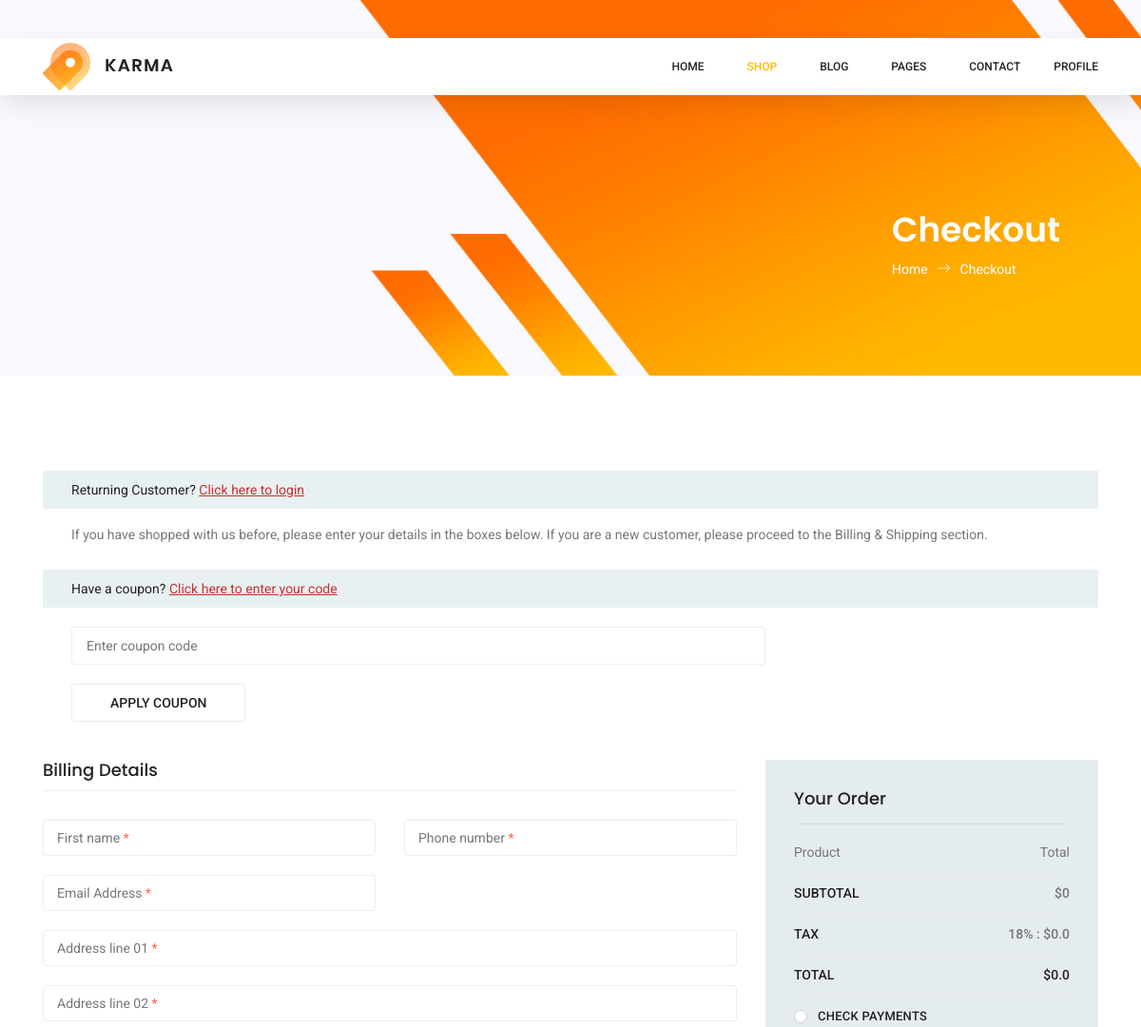
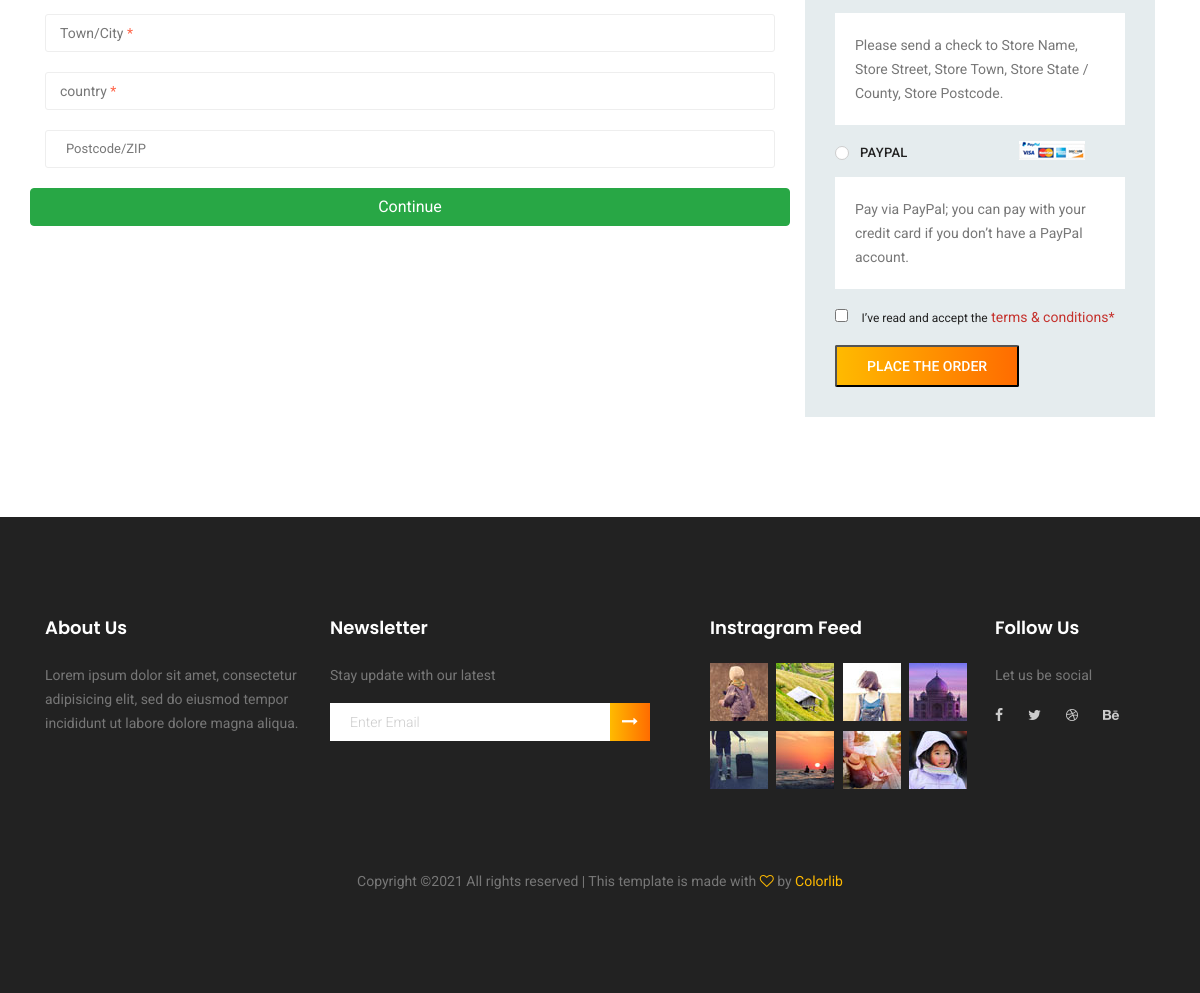
Screenshot of /checkout/ (signed in) with the database file from the repository (2 pictures, top to bottom).
### ecom/models.py (models this page shows, shortened)
class Order(models.Model):
    profile = models.ForeignKey(
        Profile, on_delete=models.SET_NULL, null=True, blank=True)
    complete = models.BooleanField(default=False)
    price = models.FloatField(default=False)
    @property
    def get_cart_total(self):
        orderitems = self.orderitem_set.all()
        total = sum([item.get_total for item in orderitems])
        return total
    @property
    def get_final_total(self):
        orderitems = self.orderitem_set.all()
        total = sum([item.get_total for item in orderitems])
        total += total * (18/100)
        return total
    @property
    def get_tax(self):
        orderitems = self.orderitem_set.all()
        total = sum([item.get_total for item in orderitems])
        tax = total * (18/100)
        return tax

### ecom/views.py (the view)
# urls.py: path('checkout/', views.checkout, name="checkout"),
def checkout(request):
	if request.user.is_authenticated:
		data = cartData(request)
		order = data['order']
		items = data['items']
		context = {'items': items, 'order': order, }
		return render(request, 'ecom/checkout.html', context)
	else:
		return redirect('login')

### ecom/utils.py (called while the page is built)
def cartData(request):
    if request.user.is_authenticated:
        profile = request.user.profile
        order, created = Order.objects.get_or_create(
            profile=profile, complete=False)
        items = order.orderitem_set.all()
    return {'order': order, 'items': items}

### ecom/templates/ecom/checkout.html (shortened to what this page needs)
{% load static %}
<!DOCTYPE html>
<html lang="zxx" class="no-js">
<head>
    <link rel="stylesheet" href="{% static 'css/linearicons.css' %}">
    <link rel="stylesheet" href="{% static 'css/owl.carousel.css' %}">
    <link rel="stylesheet" href="{% static 'css/themify-icons.css' %}">
    <link rel="stylesheet" href="{% static 'css/font-awesome.min.css' %}">
    <link rel="stylesheet" href="{% static 'css/nice-select.css' %}">
    <link rel="stylesheet" href="{% static 'css/nouislider.min.css' %}">
    <link rel="stylesheet" href="{% static 'css/bootstrap.css' %}">
    <link rel="stylesheet" href="{% static 'css/main.css' %}">
</head>
<body>
	<header class="header_area sticky-header">
		<div class="main_menu">
			<nav class="navbar navbar-expand-lg navbar-light main_box">
				<div class="container">
					<a class="navbar-brand logo_h" href="index.html"><img src="img/logo.png" alt=""></a>
					<div class="collapse navbar-collapse offset" id="navbarSupportedContent">
						<ul class="nav navbar-nav menu_nav ml-auto">
							<li class="nav-item"><a class="nav-link" href="index.html">Home</a></li>
							<li class="nav-item submenu dropdown active">
								<a href="#" class="nav-link dropdown-toggle" data-toggle="dropdown" role="button" aria-haspopup="true"
								 aria-expanded="false">Shop</a>
							</li>
							<li class="nav-item submenu dropdown">
								<a href="#" class="nav-link dropdown-toggle" data-toggle="dropdown" role="button" aria-haspopup="true"
								 aria-expanded="false">Blog</a>
							</li>
							<li class="nav-item submenu dropdown">
								<a href="#" class="nav-link dropdown-toggle" data-toggle="dropdown" role="button" aria-haspopup="true"
								 aria-expanded="false">Pages</a>
							</li>
							<li class="nav-item"><a class="nav-link" href="contact.html">Contact</a></li>
						</ul>
						<ul class="nav navbar-nav navbar-right">
							<li class="nav-item"><a class="nav-link" href="contact.html">Profile</a></li>
						</ul>
					</div>
				</div>
			</nav>
		</div>
	</header>
    <section class="banner-area organic-breadcrumb">
        <div class="container">
            <div class="breadcrumb-banner d-flex flex-wrap align-items-center justify-content-end">
                <div class="col-first">
                    <h1>Checkout</h1>
                    <nav class="d-flex align-items-center">
                        <a href="index.html">Home<span class="lnr lnr-arrow-right"></span></a>
                        <a href="single-product.html">Checkout</a>
                    </nav>
                </div>
            </div>
        </div>
    </section>
    <section class="checkout_area section_gap">
        <div class="container">
            <div class="returning_customer">
                <div class="check_title">
                    <h2>Returning Customer? <a href="#">Click here to login</a></h2>
                </div>
                <p>If you have shopped with us before, please enter your details in the boxes below. If you are a new
                    customer, please proceed to the Billing & Shipping section.</p>
            </div>
            <div class="cupon_area">
                <div class="check_title">
                    <h2>Have a coupon? <a href="#">Click here to enter your code</a></h2>
                </div>
                <input type="text" placeholder="Enter coupon code">
                <a class="tp_btn" href="#">Apply Coupon</a>
            </div>
            <div class="billing_details" id="shipping-info">
                <div class="row">
                    <div class="col-lg-8">
                        <h3>Billing Details</h3>
                        <form class="row contact_form" id="form" method="post" novalidate="novalidate">
                            <div class="col-md-6 form-group p_star">
                                <input type="text" class="form-control" id="name" name="name">
                                <span class="placeholder" data-placeholder="First name"></span>
                            </div>
                            <div class="col-md-6 form-group p_star">
                                <input type="text" class="form-control" id="number" name="number">
                                <span class="placeholder" data-placeholder="Phone number"></span>
                            </div>
                            <div class="col-md-6 form-group p_star">
                                <input type="text" class="form-control" id="email" name="email">
                                <span class="placeholder" data-placeholder="Email Address"></span>
                            </div>
                            <div class="col-md-12 form-group p_star">
                                <input type="text" class="form-control" id="add1" name="add1">
                                <span class="placeholder" data-placeholder="Address line 01"></span>
                            </div>
                            <div class="col-md-12 form-group p_star">
                                <input type="text" class="form-control" id="add2" name="add2">
                                <span class="placeholder" data-placeholder="Address line 02"></span>
                            </div>
                            <div class="col-md-12 form-group p_star">
                                <input type="text" class="form-control" id="city" name="city">
                                <span class="placeholder" data-placeholder="Town/City"></span>
                            </div>
                            <div class="col-md-12 form-group p_star">
                                <input type="text" class="form-control" id="country" name="country">
                                <span class="placeholder" data-placeholder="country"></span>
                            </div>
                            <div class="col-md-12 form-group">
                                <input type="text" class="form-control" id="zipcode" name="zipcode" placeholder="Postcode/ZIP">
                            </div>
                            <input id="form-button" class="btn btn-success btn-block" type="submit" value="Continue">
                        </form>
                    </div>
                    <div class="col-lg-4 hidden" id="payment-info">
                        <div class="order_box">
                            <h2>Your Order</h2>
                            <ul class="list">
                                <li><a href="#">Product <span>Total</span></a></li>
                            </ul>
                            <ul class="list list_2">
                                <li><a href="#">Subtotal <span>${{order.get_cart_total}}</span></a></li>
                                <li><a href="#">Tax <span>18% : ${{order.get_tax}}</span></a></li>
                                <li><a href="#">Total <span>${{order.get_final_total}}</span></a></li>
                            </ul>
                            <div class="payment_item">
                                <div class="radion_btn">
                                    <label for="f-option5">Check payments</label>
                                    <div class="check"></div>
                                </div>
                                <p>Please send a check to Store Name, Store Street, Store Town, Store State / County,
                                    Store Postcode.</p>
                            </div>
                            <div class="payment_item active">
                                <div class="radion_btn">
                                    <label for="f-option6">Paypal </label>
                                    <img src="img/product/card.jpg" alt="">
                                    <div class="check"></div>
                                </div>
                                <p>Pay via PayPal; you can pay with your credit card if you don’t have a PayPal
                                    account.</p>
                            </div>
                            <div class="creat_account">
                                <input type="checkbox" id="f-option4" name="selector">
                                <label for="f-option4">I’ve read and accept the </label>
                                <a href="#">terms & conditions*</a>
                            </div>
                            <button id="make-payment" class="primary-btn">Place The Order </>
                        </div>
                    </div>
                </div>
            </div>
        </div>
    </section>
    <footer class="footer-area section_gap">
        <div class="container">
            <div class="row">
                <div class="col-lg-3  col-md-6 col-sm-6">
                    <div class="single-footer-widget">
                        <h6>About Us</h6>
                        <p>
                            Lorem ipsum dolor sit amet, consectetur adipisicing elit, sed do eiusmod tempor incididunt
                            ut labore dolore
                            magna aliqua.
                        </p>
                    </div>
                </div>
                <div class="col-lg-4  col-md-6 col-sm-6">
                    <div class="single-footer-widget">
                        <h6>Newsletter</h6>
                        <p>Stay update with our latest</p>
                        <div class="" id="mc_embed_signup">
                            <form target="_blank" novalidate="true" action="https://spondonit.us12.list-manage.com/subscribe/post?u=1462626880ade1ac87bd9c93a&amp;id=92a4423d01"
                                method="get" class="form-inline">
                                <div class="d-flex flex-row">
                                    <input class="form-control" name="EMAIL" placeholder="Enter Email" onfocus="this.placeholder = ''"
                                        onblur="this.placeholder = 'Enter Email '" required="" type="email">
                                    <button class="click-btn btn btn-default"><i class="fa fa-long-arrow-right"
                                            aria-hidden="true"></i></button>
                                </div>
                            </form>
                        </div>
                    </div>
                </div>
                <div class="col-lg-3  col-md-6 col-sm-6">
                    <div class="single-footer-widget mail-chimp">
                        <h6 class="mb-20">Instragram Feed</h6>
                        <ul class="instafeed d-flex flex-wrap">
                            <li><img src="img/i1.jpg" alt=""></li>
                            <li><img src="img/i2.jpg" alt=""></li>
                            <li><img src="img/i3.jpg" alt=""></li>
                            <li><img src="img/i4.jpg" alt=""></li>
                            <li><img src="img/i5.jpg" alt=""></li>
                            <li><img src="img/i6.jpg" alt=""></li>
                            <li><img src="img/i7.jpg" alt=""></li>
                            <li><img src="img/i8.jpg" alt=""></li>
                        </ul>
                    </div>
                </div>
                <div class="col-lg-2 col-md-6 col-sm-6">
                    <div class="single-footer-widget">
                        <h6>Follow Us</h6>
                        <p>Let us be social</p>
                        <div class="footer-social d-flex align-items-center">
                            <a href="#"><i class="fa fa-facebook"></i></a>
                            <a href="#"><i class="fa fa-twitter"></i></a>
                            <a href="#"><i class="fa fa-dribbble"></i></a>
                            <a href="#"><i class="fa fa-behance"></i></a>
                        </div>
                    </div>
                </div>
            </div>
            <div class="footer-bottom d-flex justify-content-center align-items-center flex-wrap">
                <p class="footer-text m-0">
Copyright &copy;<script>document.write(new Date().getFullYear());</script> All rights reserved | This template is made with <i class="fa fa-heart-o" aria-hidden="true"></i> by <a href="https://colorlib.com" target="_blank">Colorlib</a>
</p>
            </div>
        </div>
    </footer>
</body>
</html>

### rows the page displays
Order: get_cart_total "0", get_tax "0.0", get_final_total "0.0"
